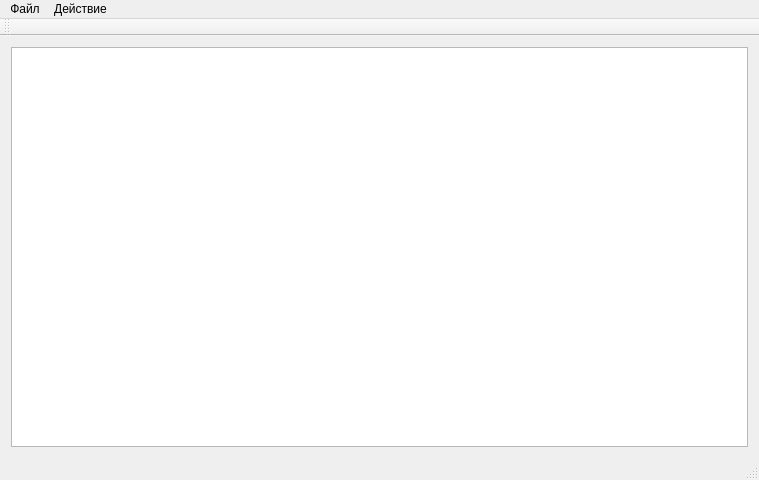
<?xml version="1.0" encoding="UTF-8"?>
<ui version="4.0">
 <class>MainWindow</class>
 <widget class="QMainWindow" name="MainWindow">
  <property name="geometry">
   <rect>
    <x>0</x>
    <y>0</y>
    <width>759</width>
    <height>480</height>
   </rect>
  </property>
  <property name="windowTitle">
   <string>MainWindow</string>
  </property>
  <widget class="QWidget" name="centralWidget">
   <layout class="QHBoxLayout" name="horizontalLayout">
    <item>
     <widget class="QGraphicsView" name="image"/>
    </item>
   </layout>
  </widget>
  <widget class="QMenuBar" name="menuBar">
   <property name="geometry">
    <rect>
     <x>0</x>
     <y>0</y>
     <width>759</width>
     <height>20</height>
    </rect>
   </property>
   <widget class="QMenu" name="menu">
    <property name="title">
     <string>Файл</string>
    </property>
    <addaction name="openPicture"/>
    <addaction name="savePicture"/>
    <addaction name="separator"/>
    <addaction name="close"/>
   </widget>
   <widget class="QMenu" name="menu_2">
    <property name="title">
     <string>Действие</string>
    </property>
    <addaction name="sobelAction"/>
    <addaction name="scaleSpace"/>
    <addaction name="gaussAction"/>
    <addaction name="separator"/>
    <addaction name="action"/>
    <addaction name="haris"/>
   </widget>
   <addaction name="menu"/>
   <addaction name="menu_2"/>
  </widget>
  <widget class="QToolBar" name="mainToolBar">
   <attribute name="toolBarArea">
    <enum>TopToolBarArea</enum>
   </attribute>
   <attribute name="toolBarBreak">
    <bool>false</bool>
   </attribute>
  </widget>
  <widget class="QStatusBar" name="statusBar"/>
  <action name="openPicture">
   <property name="text">
    <string>Открыть</string>
   </property>
  </action>
  <action name="savePicture">
   <property name="text">
    <string>Сохранить</string>
   </property>
  </action>
  <action name="close">
   <property name="text">
    <string>Выход</string>
   </property>
  </action>
  <action name="sobelAction">
   <property name="text">
    <string>Собель</string>
   </property>
  </action>
  <action name="gaussAction">
   <property name="text">
    <string>Гаусс</string>
   </property>
  </action>
  <action name="scaleSpace">
   <property name="text">
    <string>Пирамида</string>
   </property>
  </action>
  <action name="action">
   <property name="text">
    <string>Моравек</string>
   </property>
  </action>
  <action name="haris">
   <property name="text">
    <string>Харис</string>
   </property>
  </action>
 </widget>
 <layoutdefault spacing="6" margin="11"/>
 <resources/>
 <connections/>
</ui>
